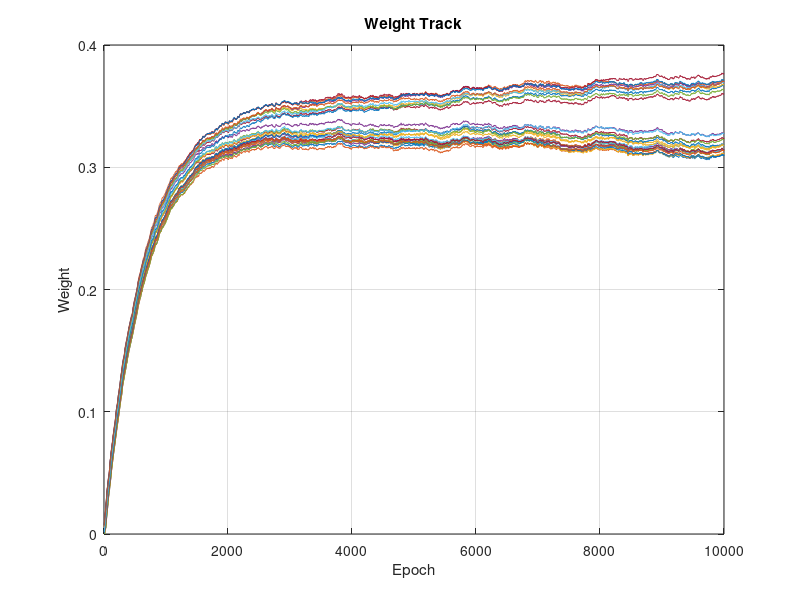

MATLAB code for this plot:
%%
%Prepare Data
t = rand(10000, 1);
input = exp(-abs(t).^1.5); %Input signal
noise = wgn(10000, 1, 4.0); %noise
% 
b = [1, 0, 0, 0, 0, 0, 0, 0, 0, 0, -1];
a = [1, -1];
output = filter(b, a, input);
y_n = output + noise;  %Output with noise

fid = fopen('output.txt', 'w');
fprintf(fid, '%f\r\n', output);
fclose(fid);


M = 30; %Filter Order
window_size = 1;
w = 0.01*rand(M,1);
eta = 0.00011; %Learning rate 0.00011

x = zeros(10000, M);  %With zero pad
for m = M:-1:1
    for i = 1:(10000-M+m)
        x(i+M-m, m) = input(i);
    end
end

J = zeros(10000/window_size,1);  %Loss Function
w_save = zeros(10000/window_size, M);
for batch = 1:(10000/window_size)
    x_batch = x(batch, :);
    pred = x_batch * w;  %Predict value of output
    err = y_n((1+(batch-1)*window_size):(batch*window_size)) - pred;
    J(batch) = (err'*err)/(trace(x_batch'*x_batch)*window_size);
    w = w + eta*x_batch'*err;
    w_save(batch,:) = w;
end

% w_star = [1 1 1 1 1 1 1 1 1 1]';  %INV(R)*P
% WSNR = 10*log((w_star'*w_star)/((w_star-w)'*(w_star-w)));

plot(w_save); hold on;
grid on
title('Weight Track')
xlabel('Epoch')
ylabel('Weight')

% plot(J); hold on;
% plot(pred);